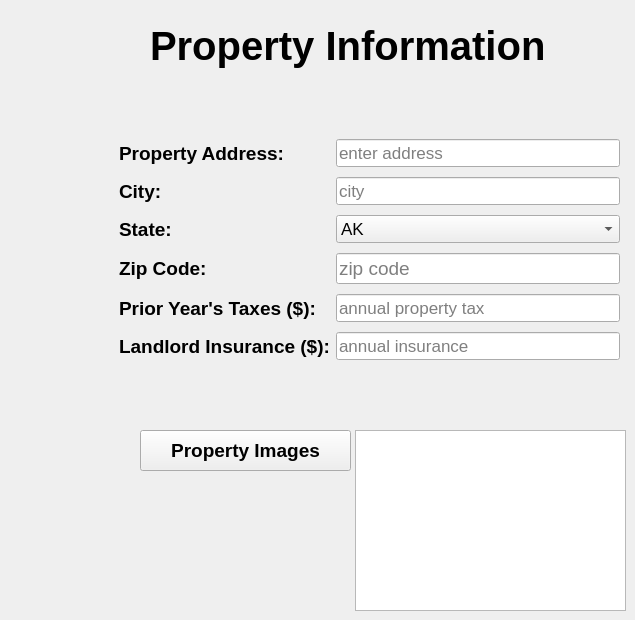
    <widget class="QWidget" name="Property_Tab">
     <property name="font">
      <font>
       <family>Arial</family>
       <pointsize>14</pointsize>
      </font>
     </property>
     <attribute name="title">
      <string>Property</string>
     </attribute>
     <widget class="QLabel" name="prop_Header">
      <property name="geometry">
       <rect>
        <x>150</x>
        <y>20</y>
        <width>471</width>
        <height>51</height>
       </rect>
      </property>
      <property name="font">
       <font>
        <family>Arial</family>
        <pointsize>30</pointsize>
        <weight>75</weight>
        <bold>true</bold>
       </font>
      </property>
      <property name="text">
       <string>Property Information</string>
      </property>
     </widget>
     <widget class="QLabel" name="Logo_prop">
      <property name="geometry">
       <rect>
        <x>0</x>
        <y>0</y>
        <width>121</width>
        <height>101</height>
       </rect>
      </property>
      <property name="text">
       <string/>
      </property>
      <property name="pixmap">
       <pixmap resource="SFI-white.qrc">:/newPrefix/SFI-white.png</pixmap>
      </property>
      <property name="scaledContents">
       <bool>true</bool>
      </property>
     </widget>
     <widget class="QWidget" name="formLayoutWidget">
      <property name="geometry">
       <rect>
        <x>119</x>
        <y>129</y>
        <width>501</width>
        <height>294</height>
       </rect>
      </property>
      <layout class="QFormLayout" name="Property_Form">
       <property name="verticalSpacing">
        <number>10</number>
       </property>
       <property name="topMargin">
        <number>10</number>
       </property>
       <property name="bottomMargin">
        <number>10</number>
       </property>
       <item row="0" column="0">
        <widget class="QLabel" name="Address">
         <property name="font">
          <font>
           <family>Arial</family>
           <pointsize>14</pointsize>
           <weight>75</weight>
           <bold>true</bold>
          </font>
         </property>
         <property name="text">
          <string>Property Address: </string>
         </property>
        </widget>
       </item>
       <item row="0" column="1">
        <widget class="QLineEdit" name="address_Input">
         <property name="font">
          <font>
           <family>Arial</family>
           <pointsize>13</pointsize>
          </font>
         </property>
         <property name="text">
          <string/>
         </property>
         <property name="placeholderText">
          <string>enter address</string>
         </property>
        </widget>
       </item>
       <item row="1" column="0">
        <widget class="QLabel" name="City">
         <property name="font">
          <font>
           <family>Arial</family>
           <pointsize>14</pointsize>
           <weight>75</weight>
           <bold>true</bold>
          </font>
         </property>
         <property name="text">
          <string>City:</string>
         </property>
        </widget>
       </item>
       <item row="1" column="1">
        <widget class="QLineEdit" name="city_Input">
         <property name="font">
          <font>
           <family>Arial</family>
           <pointsize>13</pointsize>
          </font>
         </property>
         <property name="placeholderText">
          <string>city</string>
         </property>
        </widget>
       </item>
       <item row="2" column="0">
        <widget class="QLabel" name="State">
         <property name="font">
          <font>
           <family>Arial</family>
           <pointsize>14</pointsize>
           <weight>75</weight>
           <bold>true</bold>
          </font>
         </property>
         <property name="text">
          <string>State:</string>
         </property>
        </widget>
       </item>
       <item row="2" column="1">
        <widget class="QComboBox" name="state_Input">
         <property name="font">
          <font>
           <family>Arial</family>
           <pointsize>13</pointsize>
          </font>
         </property>
         <item>
          <property name="text">
           <string>AK</string>
          </property>
         </item>
         <item>
          <property name="text">
           <string>AL</string>
          </property>
         </item>
         <item>
          <property name="text">
           <string>AR</string>
          </property>
         </item>
         <item>
          <property name="text">
           <string>AS</string>
          </property>
         </item>
         <item>
          <property name="text">
           <string>AZ</string>
          </property>
         </item>
         <item>
          <property name="text">
           <string>CA</string>
          </property>
         </item>
         <item>
          <property name="text">
           <string>CO</string>
          </property>
         </item>
         <item>
          <property name="text">
           <string>CT</string>
          </property>
         </item>
         <item>
          <property name="text">
           <string>DC</string>
          </property>
         </item>
         <item>
          <property name="text">
           <string>DE</string>
          </property>
         </item>
         <item>
          <property name="text">
           <string>FL</string>
          </property>
         </item>
         <item>
          <property name="text">
           <string>GA</string>
          </property>
         </item>
         <item>
          <property name="text">
           <string>HI</string>
          </property>
         </item>
         <item>
          <property name="text">
           <string>IA</string>
          </property>
         </item>
         <item>
          <property name="text">
           <string>ID</string>
          </property>
         </item>
         <item>
          <property name="text">
           <string>IL</string>
          </property>
         </item>
         <item>
          <property name="text">
           <string>IN</string>
          </property>
         </item>
         <item>
          <property name="text">
           <string>KS</string>
          </property>
         </item>
         <item>
          <property name="text">
           <string>KY</string>
          </property>
         </item>
         <item>
          <property name="text">
           <string>LA</string>
          </property>
         </item>
         <item>
          <property name="text">
           <string>MA</string>
          </property>
         </item>
         <item>
          <property name="text">
           <string>ME</string>
          </property>
         </item>
         <item>
          <property name="text">
           <string>MD</string>
          </property>
         </item>
         <item>
          <property name="text">
           <string>MI</string>
          </property>
         </item>
         <item>
          <property name="text">
           <string>MN</string>
          </property>
         </item>
         <item>
          <property name="text">
           <string>MO</string>
          </property>
         </item>
         <item>
          <property name="text">
           <string>MS</string>
          </property>
         </item>
         <item>
          <property name="text">
           <string>MT</string>
          </property>
         </item>
         <item>
          <property name="text">
           <string>NC</string>
          </property>
         </item>
         <item>
          <property name="text">
           <string>ND</string>
          </property>
         </item>
         <item>
          <property name="text">
           <string>NE</string>
          </property>
         </item>
         <item>
          <property name="text">
           <string>NH</string>
          </property>
         </item>
         <item>
          <property name="text">
           <string>NJ</string>
          </property>
         </item>
         <item>
          <property name="text">
           <string>NM</string>
          </property>
         </item>
         <item>
          <property name="text">
           <string>NV</string>
          </property>
         </item>
         <item>
          <property name="text">
           <string>NY</string>
          </property>
         </item>
         <item>
          <property name="text">
           <string>OH</string>
          </property>
         </item>
         <item>
          <property name="text">
           <string>OK</string>
          </property>
         </item>
         <item>
          <property name="text">
           <string>OR</string>
          </property>
         </item>
         <item>
          <property name="text">
           <string>PA</string>
          </property>
         </item>
         <item>
          <property name="text">
           <string>PR</string>
          </property>
         </item>
         <item>
          <property name="text">
           <string>RI</string>
          </property>
         </item>
         <item>
          <property name="text">
           <string>SC</string>
          </property>
         </item>
         <item>
          <property name="text">
           <string>SD</string>
          </property>
         </item>
         <item>
          <property name="text">
           <string>TN</string>
          </property>
         </item>
         <item>
          <property name="text">
           <string>TX</string>
          </property>
         </item>
         <item>
          <property name="text">
           <string>UT</string>
          </property>
         </item>
         <item>
          <property name="text">
           <string>VA</string>
          </property>
         </item>
         <item>
          <property name="text">
           <string>VI</string>
          </property>
         </item>
         <item>
          <property name="text">
           <string>VT</string>
          </property>
         </item>
         <item>
          <property name="text">
           <string>WA</string>
          </property>
         </item>
         <item>
          <property name="text">
           <string>WI</string>
          </property>
         </item>
         <item>
          <property name="text">
           <string>WV</string>
          </property>
         </item>
         <item>
          <property name="text">
           <string>WY</string>
          </property>
         </item>
        </widget>
       </item>
       <item row="3" column="0">
        <widget class="QLabel" name="ZipCode">
         <property name="font">
          <font>
           <family>Arial</family>
           <pointsize>14</pointsize>
           <weight>75</weight>
           <bold>true</bold>
          </font>
         </property>
         <property name="text">
          <string>Zip Code:</string>
         </property>
        </widget>
       </item>
       <item row="3" column="1">
        <widget class="QLineEdit" name="zip_input">
         <property name="placeholderText">
          <string>zip code</string>
         </property>
        </widget>
       </item>
       <item row="4" column="0">
        <widget class="QLabel" name="Taxes">
         <property name="font">
          <font>
           <family>Arial</family>
           <pointsize>14</pointsize>
           <weight>75</weight>
           <bold>true</bold>
          </font>
         </property>
         <property name="text">
          <string>Prior Year's Taxes ($):</string>
         </property>
        </widget>
       </item>
       <item row="4" column="1">
        <widget class="QLineEdit" name="taxes_Input">
         <property name="font">
          <font>
           <family>Arial</family>
           <pointsize>13</pointsize>
          </font>
         </property>
         <property name="inputMethodHints">
          <set>Qt::ImhNone</set>
         </property>
         <property name="text">
          <string/>
         </property>
         <property name="placeholderText">
          <string>annual property tax</string>
         </property>
        </widget>
       </item>
       <item row="5" column="0">
        <widget class="QLabel" name="Landlord_Insurance">
         <property name="font">
          <font>
           <family>Arial</family>
           <pointsize>14</pointsize>
           <weight>75</weight>
           <bold>true</bold>
          </font>
         </property>
         <property name="text">
          <string>Landlord Insurance ($):</string>
         </property>
        </widget>
       </item>
       <item row="5" column="1">
        <widget class="QLineEdit" name="annual_insurance_input">
         <property name="font">
          <font>
           <family>Arial</family>
           <pointsize>13</pointsize>
          </font>
         </property>
         <property name="inputMethodHints">
          <set>Qt::ImhNone</set>
         </property>
         <property name="text">
          <string/>
         </property>
         <property name="placeholderText">
          <string>annual insurance</string>
         </property>
        </widget>
       </item>
      </layout>
     </widget>
     <widget class="QPushButton" name="Load_Images">
      <property name="geometry">
       <rect>
        <x>140</x>
        <y>430</y>
        <width>211</width>
        <height>41</height>
       </rect>
      </property>
      <property name="font">
       <font>
        <family>Arial</family>
        <pointsize>14</pointsize>
        <weight>75</weight>
        <bold>true</bold>
       </font>
      </property>
      <property name="accessibleDescription">
       <string>&lt;html&gt;&lt;head/&gt;&lt;body&gt;&lt;p&gt;Click to load images into the report.&lt;/p&gt;&lt;/body&gt;&lt;/html&gt;</string>
      </property>
      <property name="text">
       <string>Property Images</string>
      </property>
      <property name="default">
       <bool>false</bool>
      </property>
      <property name="flat">
       <bool>false</bool>
      </property>
     </widget>
     <widget class="QListWidget" name="File_Holder">
      <property name="geometry">
       <rect>
        <x>355</x>
        <y>430</y>
        <width>271</width>
        <height>181</height>
       </rect>
      </property>
     </widget>
    </widget>
